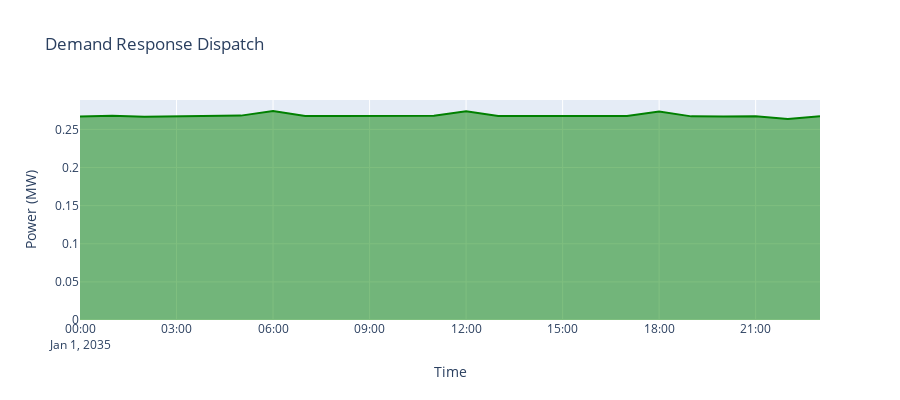

The notebook cell this image was saved under:
### Code cell
# Demand Response dispatch
if len(dr_gens) > 0:
    dr_cols = [g for g in dr_gens.index if g in n.generators_t.p.columns]
    if dr_cols:
        dr_dispatch = n.generators_t.p[dr_cols].sum(axis=1)
        
        fig = go.Figure()
        fig.add_trace(go.Scatter(
            x=dr_dispatch.index,
            y=dr_dispatch,
            name='Demand Response',
            fill='tozeroy',
            line=dict(color='green')
        ))
        
        fig.update_layout(
            title='Demand Response Dispatch',
            xaxis_title='Time',
            yaxis_title='Power (MW)',
            height=400
        )
        fig.show()
        
        print(f'Demand Response Statistics:')
        print(f'  Total DR capacity: {dr_gens.p_nom.sum():.0f} MW')
        print(f'  Peak DR dispatch: {dr_dispatch.max():.0f} MW')
        print(f'  Total DR energy: {dr_dispatch.sum():.0f} MWh')
        print(f'  Utilization: {dr_dispatch.sum() / (dr_gens.p_nom.sum() * len(n.snapshots)) * 100:.2f}%')

### Figure 1 — Plotly figure (JSON) as saved in the notebook; plotly's stock layout.template omitted (floating-point values rounded to 4 significant figures)
{"data": [{"fill": "tozeroy", "line": {"color": "green"}, "name": "Demand Response", "type": "scatter", "x": ["2035-01-01T00:00:00.000000000", "2035-01-01T01:00:00.000000000", "2035-01-01T02:00:00.000000000", "2035-01-01T03:00:00.000000000", "2035-01-01T04:00:00.000000000", "2035-01-01T05:00:00.000000000", "2035-01-01T06:00:00.000000000", "2035-01-01T07:00:00.000000000", "2035-01-01T08:00:00.000000000", "2035-01-01T09:00:00.000000000", "2035-01-01T10:00:00.000000000", "2035-01-01T11:00:00.000000000", "2035-01-01T12:00:00.000000000", "2035-01-01T13:00:00.000000000", "2035-01-01T14:00:00.000000000", "2035-01-01T15:00:00.000000000", "2035-01-01T16:00:00.000000000", "2035-01-01T17:00:00.000000000", "2035-01-01T18:00:00.000000000", "2035-01-01T19:00:00.000000000", "2035-01-01T20:00:00.000000000", "2035-01-01T21:00:00.000000000", "2035-01-01T22:00:00.000000000", "2035-01-01T23:00:00.000000000"], "y": [0.2668, 0.2678, 0.2668, 0.2673, 0.2677, 0.2681, 0.2742, 0.2677, 0.2677, 0.2677, 0.2677, 0.268, 0.2737, 0.2676, 0.2675, 0.2674, 0.2672, 0.2677, 0.2735, 0.2671, 0.2671, 0.2671, 0.2635, 0.2674]}], "layout": {"height": 400, "title": {"text": "Demand Response Dispatch"}, "xaxis": {"title": {"text": "Time"}}, "yaxis": {"title": {"text": "Power (MW)"}}}}
